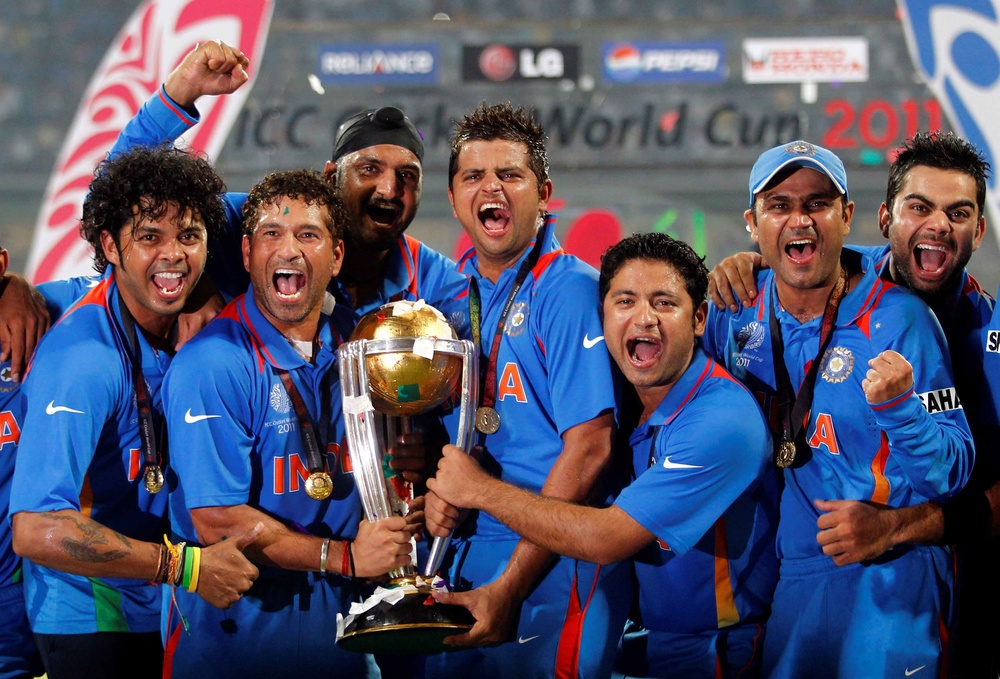
#> input picture dataCamp/photo/face.jpg, 1000 x 679 px, shrunk from 3500 x 2376 before the run
$ jupyter execute face_and_eye_detection.ipynb
#> lines starting #> are read from the running program, lines starting #| are printed output that depends on the picture
[cell 1]
import cv2
import numpy as np
import matplotlib.pyplot as plt
#%matplotlib inline

print('Done')

[cell 2]
face_class = cv2.CascadeClassifier(cv2.data.haarcascades + 'haarcascade_frontalface_default.xml')
#eye_class = cv2.CascadeClassifier(cv2.data.haarcascades + 'haarcascade_eye.xml')

[cell 3]
img = cv2.imread('photo/face.jpg')
#> img is the input picture: shape (679, 1000, 3); mean B, G, R 103.4, 81.9, 83
fixed = cv2.cvtColor(img, cv2.COLOR_BGR2RGB)
plt.imshow(fixed)

[cell 4]
faces = face_class.detectMultiScale(fixed, 1.3, 5)
#> faces = [[445, 141, 91, 91], [887, 171, 102, 102], [240, 195, 101, 101], [746, 170, 99, 99], [118, 199, 105, 105], [590, 258, 111, 111]]

[cell 5]
def detect(fixed):
    face_rects = face_class.detectMultiScale(fixed)
#> face_rects = [[332, 399, 49, 49], [630, 408, 60, 60], [840, 145, 62, 62], [445, 141, 90, 90], [889, 171, 100, 100], [239, 195, 102, 102], [748, 170, 97, 97], [118, 197, 105, 105], [592, 258, 109, 109], [483, 438, 156, 156]]
    for (x,y,w,h) in face_rects:
        cv2.rectangle(fixed, (x,y), (x+w,y+w), (255,0,0),7)

        '''eye_rects = eye_class.detectMultiScale(fixed)
        for (ix,iy,iw,ih) in eye_rects:
            cv2.rectangle(fixed, (ix,iy), (ix+iw,iy+ih), (255,255,255), 5)'''
#> this loop made 10 passes
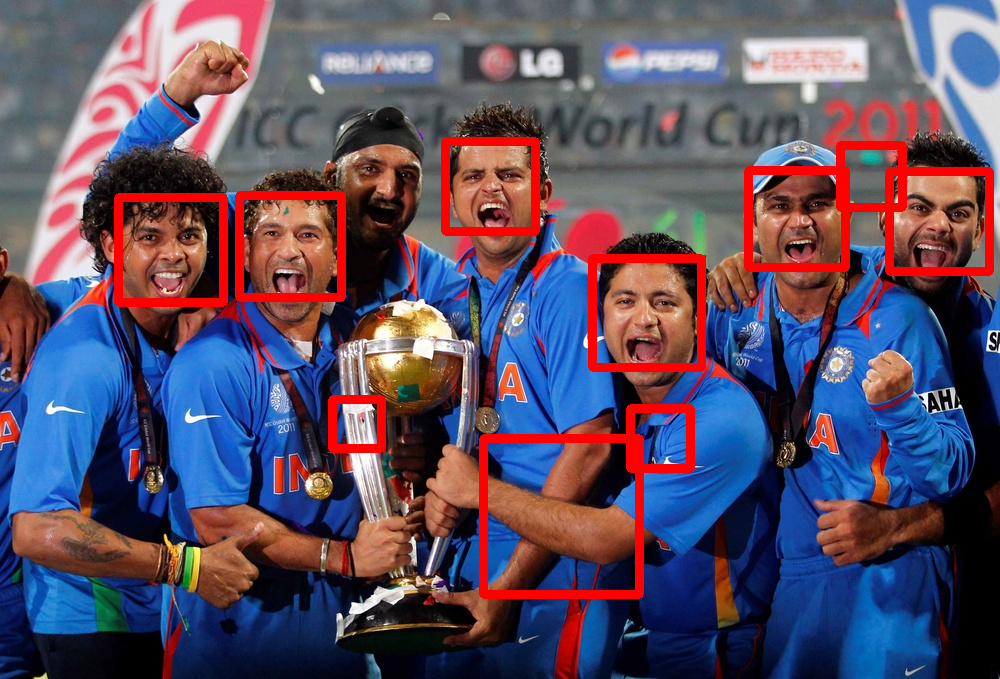
#> fixed: shape (679, 1000, 3); mean R, G, B 91.3, 78.4, 99.3

    return fixed
